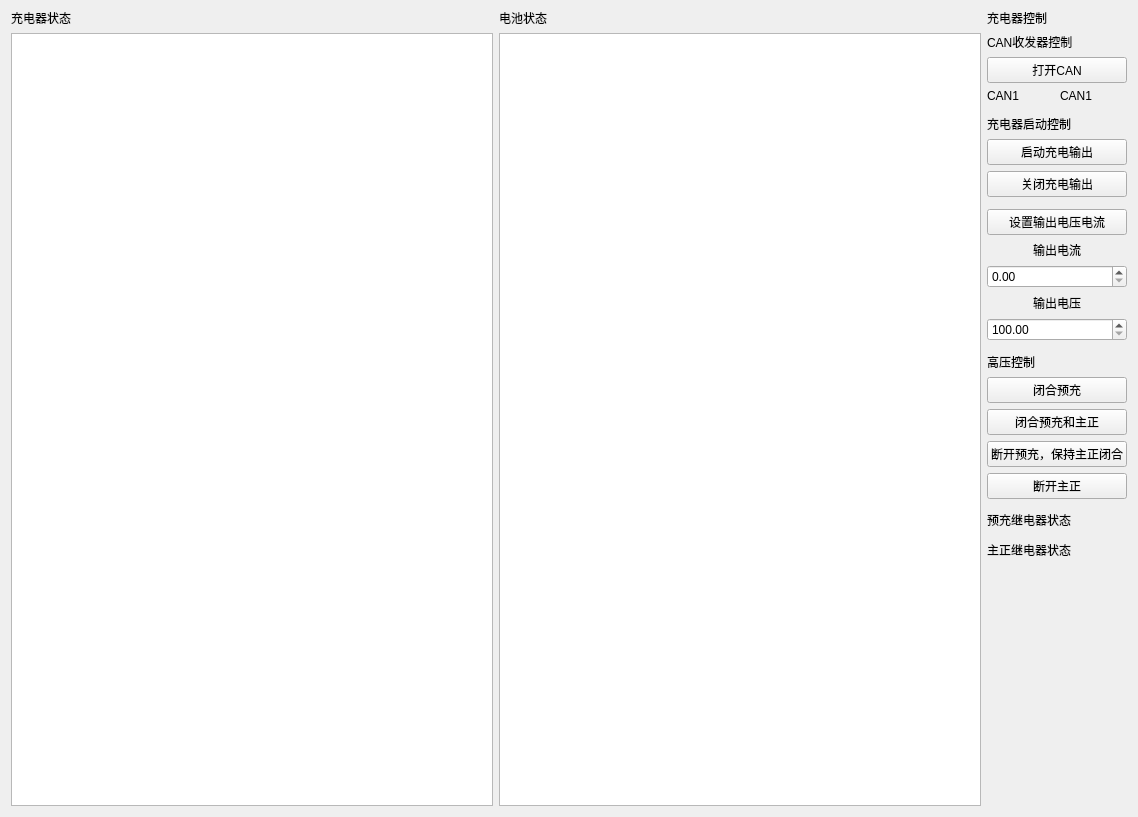
<?xml version="1.0" encoding="UTF-8"?>
<ui version="4.0">
 <class>Form</class>
 <widget class="QWidget" name="Form">
  <property name="geometry">
   <rect>
    <x>0</x>
    <y>0</y>
    <width>1138</width>
    <height>817</height>
   </rect>
  </property>
  <property name="windowTitle">
   <string>Form</string>
  </property>
  <layout class="QGridLayout" name="gridLayout_9">
   <property name="topMargin">
    <number>9</number>
   </property>
   <item row="0" column="0">
    <layout class="QVBoxLayout" name="verticalLayout_2">
     <item>
      <widget class="TitleLabel" name="TitleLabel_3">
       <property name="text">
        <string>充电器状态</string>
       </property>
      </widget>
     </item>
     <item>
      <widget class="TableWidget" name="TableWidget_Charger"/>
     </item>
    </layout>
   </item>
   <item row="0" column="1">
    <layout class="QVBoxLayout" name="verticalLayout_3">
     <item>
      <widget class="TitleLabel" name="TitleLabel_2">
       <property name="text">
        <string>电池状态</string>
       </property>
      </widget>
     </item>
     <item>
      <widget class="TableWidget" name="TableWidget_Battery"/>
     </item>
    </layout>
   </item>
   <item row="0" column="2">
    <layout class="QVBoxLayout" name="verticalLayout">
     <property name="spacing">
      <number>6</number>
     </property>
     <property name="rightMargin">
      <number>0</number>
     </property>
     <item>
      <widget class="TitleLabel" name="TitleLabel">
       <property name="sizePolicy">
        <sizepolicy hsizetype="Fixed" vsizetype="Preferred">
         <horstretch>0</horstretch>
         <verstretch>0</verstretch>
        </sizepolicy>
       </property>
       <property name="text">
        <string>充电器控制</string>
       </property>
      </widget>
     </item>
     <item>
      <widget class="BodyLabel" name="BodyLabel_2">
       <property name="sizePolicy">
        <sizepolicy hsizetype="Fixed" vsizetype="Preferred">
         <horstretch>0</horstretch>
         <verstretch>0</verstretch>
        </sizepolicy>
       </property>
       <property name="text">
        <string>CAN收发器控制</string>
       </property>
      </widget>
     </item>
     <item>
      <widget class="ToggleButton" name="ToggleButtonCAN">
       <property name="text">
        <string>打开CAN</string>
       </property>
      </widget>
     </item>
     <item>
      <layout class="QHBoxLayout" name="horizontalLayout_2">
       <item>
        <widget class="BodyLabel" name="BodyLabel_5">
         <property name="sizePolicy">
          <sizepolicy hsizetype="Fixed" vsizetype="Preferred">
           <horstretch>0</horstretch>
           <verstretch>0</verstretch>
          </sizepolicy>
         </property>
         <property name="text">
          <string>CAN1</string>
         </property>
        </widget>
       </item>
       <item>
        <widget class="IconInfoBadge" name="IconInfoBadge_CAN1"/>
       </item>
       <item>
        <widget class="BodyLabel" name="BodyLabel_6">
         <property name="sizePolicy">
          <sizepolicy hsizetype="Fixed" vsizetype="Preferred">
           <horstretch>0</horstretch>
           <verstretch>0</verstretch>
          </sizepolicy>
         </property>
         <property name="text">
          <string>CAN1</string>
         </property>
        </widget>
       </item>
       <item>
        <widget class="IconInfoBadge" name="IconInfoBadge_CAN2"/>
       </item>
      </layout>
     </item>
     <item>
      <widget class="HorizontalSeparator" name="HorizontalSeparator"/>
     </item>
     <item>
      <widget class="StrongBodyLabel" name="StrongBodyLabel">
       <property name="sizePolicy">
        <sizepolicy hsizetype="Preferred" vsizetype="Fixed">
         <horstretch>0</horstretch>
         <verstretch>0</verstretch>
        </sizepolicy>
       </property>
       <property name="text">
        <string>充电器启动控制</string>
       </property>
      </widget>
     </item>
     <item>
      <widget class="PushButton" name="PushButton_OpenDCOutput">
       <property name="text">
        <string>启动充电输出</string>
       </property>
      </widget>
     </item>
     <item>
      <widget class="PushButton" name="PushButton_CloseDCOutput">
       <property name="text">
        <string>关闭充电输出</string>
       </property>
      </widget>
     </item>
     <item>
      <widget class="SwitchButton" name="SwitchButton_Charger">
       <property name="onText">
        <string>充电器已启动</string>
       </property>
       <property name="offText">
        <string>充电器已关闭</string>
       </property>
      </widget>
     </item>
     <item>
      <widget class="PushButton" name="PushButton_SetVoltCurr">
       <property name="text">
        <string>设置输出电压电流</string>
       </property>
      </widget>
     </item>
     <item>
      <widget class="StrongBodyLabel" name="StrongBodyLabel_2">
       <property name="sizePolicy">
        <sizepolicy hsizetype="Preferred" vsizetype="Fixed">
         <horstretch>0</horstretch>
         <verstretch>0</verstretch>
        </sizepolicy>
       </property>
       <property name="text">
        <string>输出电流</string>
       </property>
       <property name="alignment">
        <set>Qt::AlignCenter</set>
       </property>
      </widget>
     </item>
     <item>
      <widget class="DoubleSpinBox" name="DoubleSpinBox_Curr">
       <property name="maximum">
        <double>100.000000000000000</double>
       </property>
      </widget>
     </item>
     <item>
      <widget class="StrongBodyLabel" name="StrongBodyLabel_3">
       <property name="sizePolicy">
        <sizepolicy hsizetype="Preferred" vsizetype="Fixed">
         <horstretch>0</horstretch>
         <verstretch>0</verstretch>
        </sizepolicy>
       </property>
       <property name="text">
        <string>输出电压</string>
       </property>
       <property name="alignment">
        <set>Qt::AlignCenter</set>
       </property>
      </widget>
     </item>
     <item>
      <widget class="DoubleSpinBox" name="DoubleSpinBox_Volt">
       <property name="minimum">
        <double>100.000000000000000</double>
       </property>
       <property name="maximum">
        <double>1000.000000000000000</double>
       </property>
      </widget>
     </item>
     <item>
      <widget class="HorizontalSeparator" name="HorizontalSeparator_2"/>
     </item>
     <item>
      <widget class="BodyLabel" name="BodyLabel">
       <property name="text">
        <string>高压控制</string>
       </property>
       <property name="textFormat">
        <enum>Qt::AutoText</enum>
       </property>
       <property name="wordWrap">
        <bool>false</bool>
       </property>
      </widget>
     </item>
     <item>
      <widget class="PushButton" name="PushButton_stage1">
       <property name="text">
        <string>闭合预充</string>
       </property>
      </widget>
     </item>
     <item>
      <widget class="PushButton" name="PushButton_stage2">
       <property name="text">
        <string>闭合预充和主正</string>
       </property>
      </widget>
     </item>
     <item>
      <widget class="PushButton" name="PushButton_stage3">
       <property name="text">
        <string>断开预充，保持主正闭合</string>
       </property>
      </widget>
     </item>
     <item>
      <widget class="PushButton" name="PushButton_stage4">
       <property name="text">
        <string>断开主正</string>
       </property>
      </widget>
     </item>
     <item>
      <widget class="HorizontalSeparator" name="HorizontalSeparator_3"/>
     </item>
     <item>
      <widget class="BodyLabel" name="BodyLabel_3">
       <property name="text">
        <string>预充继电器状态</string>
       </property>
      </widget>
     </item>
     <item>
      <widget class="SwitchButton" name="SwitchButton">
       <property name="onText">
        <string>闭合</string>
       </property>
       <property name="offText">
        <string>开路</string>
       </property>
      </widget>
     </item>
     <item>
      <widget class="BodyLabel" name="BodyLabel_4">
       <property name="text">
        <string>主正继电器状态</string>
       </property>
      </widget>
     </item>
     <item>
      <widget class="SwitchButton" name="SwitchButton_2">
       <property name="onText">
        <string>闭合</string>
       </property>
       <property name="offText">
        <string>开路</string>
       </property>
      </widget>
     </item>
     <item>
      <spacer name="verticalSpacer">
       <property name="orientation">
        <enum>Qt::Vertical</enum>
       </property>
       <property name="sizeHint" stdset="0">
        <size>
         <width>20</width>
         <height>40</height>
        </size>
       </property>
      </spacer>
     </item>
    </layout>
   </item>
  </layout>
 </widget>
 <customwidgets>
  <customwidget>
   <class>PushButton</class>
   <extends>QPushButton</extends>
   <header>qfluentwidgets</header>
  </customwidget>
  <customwidget>
   <class>SwitchButton</class>
   <extends>QWidget</extends>
   <header>qfluentwidgets</header>
  </customwidget>
  <customwidget>
   <class>ToggleButton</class>
   <extends>PushButton</extends>
   <header>qfluentwidgets</header>
  </customwidget>
  <customwidget>
   <class>HorizontalSeparator</class>
   <extends>QWidget</extends>
   <header>qfluentwidgets</header>
  </customwidget>
  <customwidget>
   <class>BodyLabel</class>
   <extends>QLabel</extends>
   <header>qfluentwidgets</header>
  </customwidget>
  <customwidget>
   <class>StrongBodyLabel</class>
   <extends>QLabel</extends>
   <header>qfluentwidgets</header>
  </customwidget>
  <customwidget>
   <class>TitleLabel</class>
   <extends>QLabel</extends>
   <header>qfluentwidgets</header>
  </customwidget>
  <customwidget>
   <class>InfoBadge</class>
   <extends>QLabel</extends>
   <header>qfluentwidgets</header>
  </customwidget>
  <customwidget>
   <class>IconInfoBadge</class>
   <extends>InfoBadge</extends>
   <header>qfluentwidgets</header>
  </customwidget>
  <customwidget>
   <class>DoubleSpinBox</class>
   <extends>QDoubleSpinBox</extends>
   <header>qfluentwidgets</header>
  </customwidget>
  <customwidget>
   <class>TableWidget</class>
   <extends>QTableWidget</extends>
   <header>qfluentwidgets</header>
  </customwidget>
 </customwidgets>
 <resources/>
 <connections/>
</ui>
